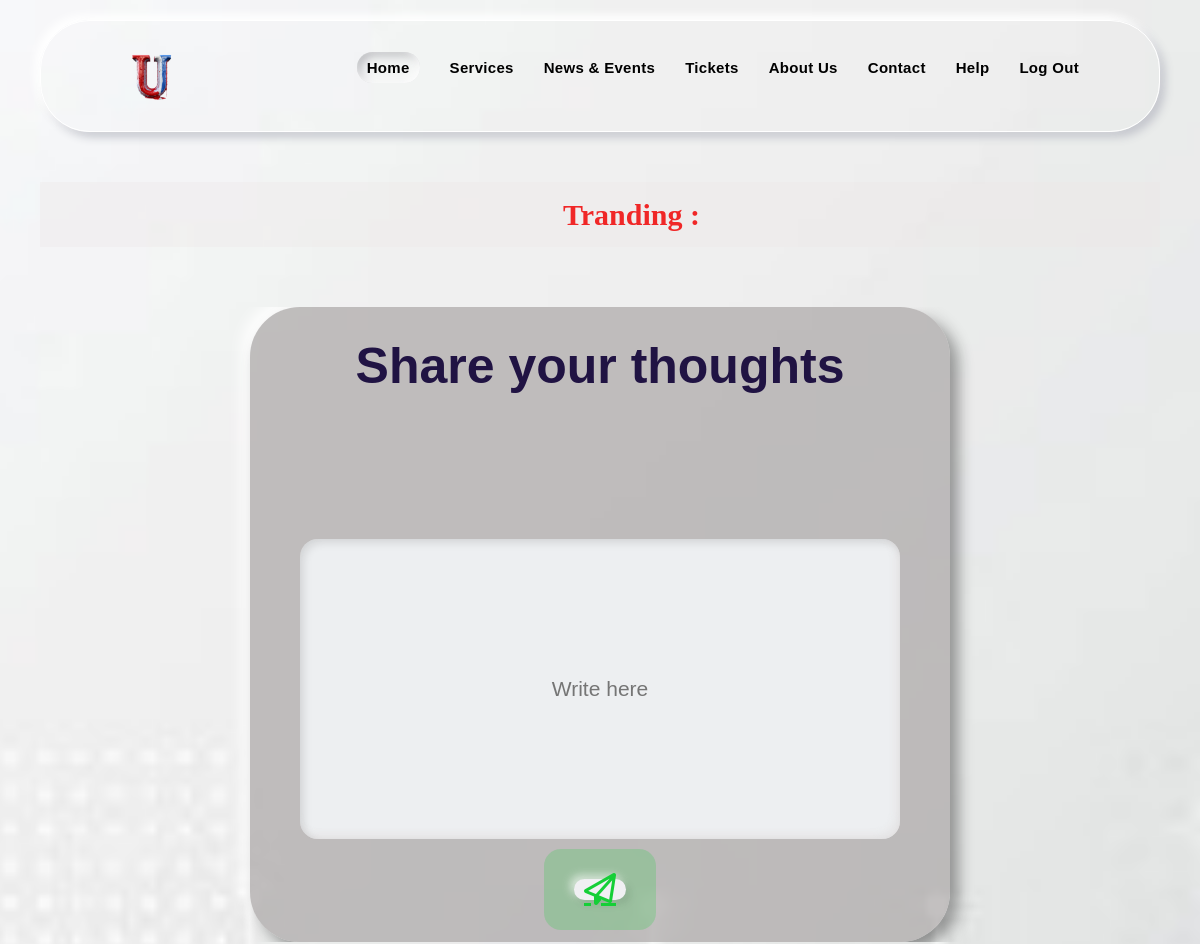
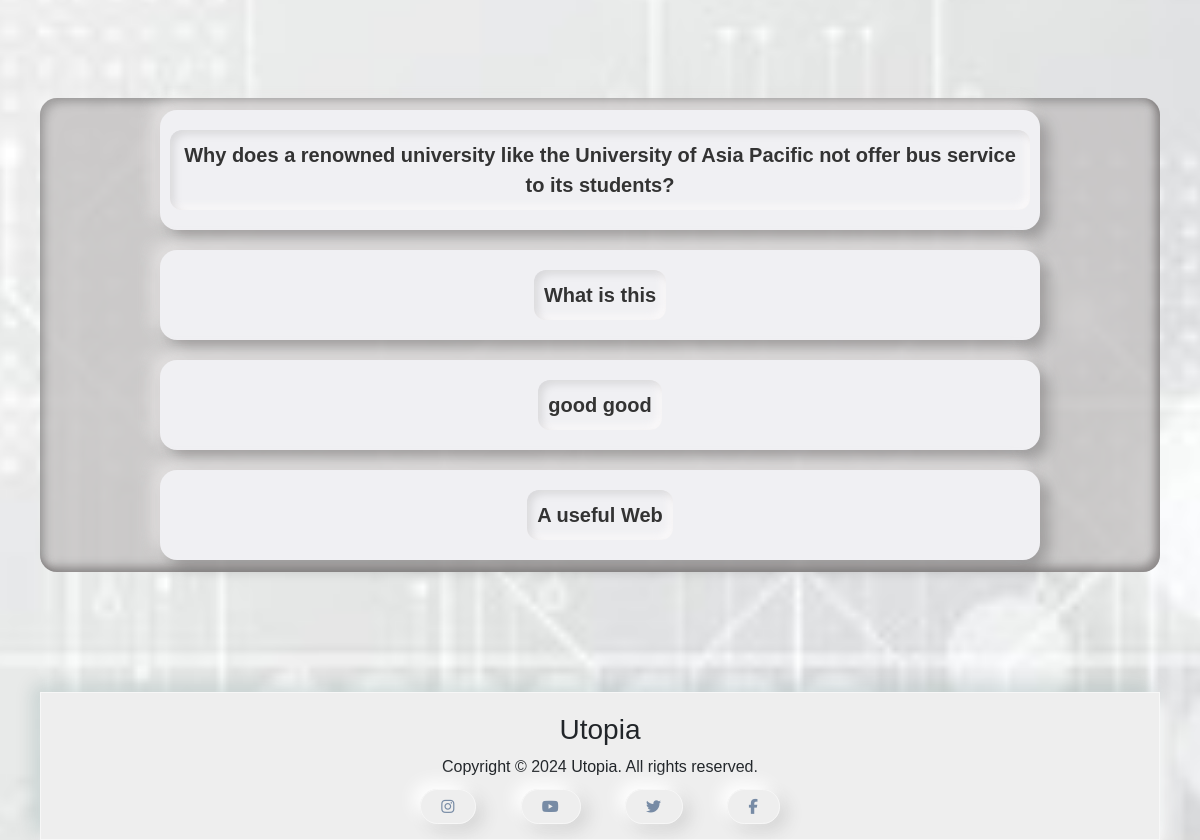
The page /Am_I_A_Citizen/ (signed in) on the database its author committed (2 pictures, top to bottom).
### application/models.py (models this page shows)
class PublicOpinions(models.Model):
    UserID = models.IntegerField()
    Opinion = models.TextField(primary_key=True)
    def __str__(self):
        return str(self.Opinion)

### application/views.py (the view, shortened to what this page needs)
# urls.py: path('Am_I_A_Citizen/',views.Am_I_A_CitizenPage,name='Am_I_A_CitizenPage'),
@login_required
def Am_I_A_CitizenPage(request):
    opinions = PublicOpinions.objects.all()
    api_key = '392d7f4dc8c84340adfd4248a825e0e5'
    newsapi = NewsApiClient(api_key=api_key)
    query_params = {
        'language': 'en',  # Language code (e.g., 'en' for English)
    }
    headlines = newsapi.get_top_headlines(**query_params)
    headlines = headlines['articles'][:10]
    context = {
        'NEWS': headlines,
        'PublicOpinion': opinions
    }
    return render(request, 'Am-I-A-CitizenPage.html', context)

### application/templates/Am-I-A-CitizenPage.html (shortened to what this page needs)
{% extends 'BasePage.html' %}
{% load static %}
{% block more-style %}
<link rel="stylesheet" href="{% static '/CSS/Am-I-A-CitizenPage/Am-I-A-CitizenPage.css' %}" />
{% endblock %}
{% block content %}
<div class="news">
  <p>Tranding :</p>
</div>
<div class="firstdiv">
  <form action="" method="post">
    <div class="frem">
      <p class="words">Share your thoughts</p>
      <input class="text-area" placeholder="Write here" type="text" name="Opinions" id="my-input" />
      <div class="bottom-cont">
        <button type="submit" name="save" value="confirm"><a href=""><i
              class="fa-regular fa-paper-plane fa-2xl"></i></a></button>
      </div>
    </div>
  </form>
</div>
<div class="message">
  {% for one in PublicOpinion %}
  <div class="show">
    <p>{{ one }}</p>
  </div>
  {% endfor %}
</div>
{% endblock %}

### application/static/CSS/BasePage/BasePage.css (style rules this page uses)
* { margin: 0; padding: 0; font-family: sans-serif; }
body { background-image: url("/static/MEDIA/IMAGE/Background.jpg"); background-size: cover ; background-repeat: no-repeat; background-attachment: fixed; background-position: bottom; margin: 0; padding: 20px 40px; margin-right: 0px; height: 100vh; overflow-y: auto; overflow-x: hidden; }

### application/static/CSS/Am-I-A-CitizenPage/Am-I-A-CitizenPage.css (style rules this page uses)
.firstdiv { width: auto; display: flex; flex-direction: column; justify-content: center; align-items: center; margin-bottom: 100px; margin-top: 60px; overflow: hidden; }
.frem { width: 700px; height: fit-content; background: #ada9a9b9; border-radius: 50px; display: flex; justify-content: center; text-align: center; align-items: center; flex-direction: column; padding: 12px; box-shadow: 8px 8px 15px rgba(22, 22, 22, 0.422), -8px -8px 15px rgba(255, 255, 255, 0.916); }
.words { height: 200px; font-size: 50px; font-weight: 900; cursor: pointer; color: rgba(21, 7, 59, 0.938); margin: 10px; }
.frem .text-area { width: 600px; height: 300px; overflow: auto; background: #edeff1; border-radius: 18px; border: none; outline: none; padding: 12px; color: #484848; font-size: 21px; font-family: sans-serif; align-items: center; justify-content: center; text-align: center; box-shadow: inset 4px 4px 8px rgba(0, 0, 0, 0.1), inset -4px -4px 8px rgba(224, 220, 220, 0.6); }
.text-area:empty::before { content: attr(data-placeholder); color: #7c7c7c; font-family: auto; }
.bottom-cont { width: fit-content; height: fit-content; display: flex; justify-content: space-evenly; align-items: center; flex-direction: row; margin-top: 10px; }
.bottom-cont a { display: flex; align-items: center; width: fit-content; height: fit-content; padding: 10px; border-radius: 17px; background: #f0f0f3; box-shadow: 4px 4px 8px rgba(0, 0, 0, 0.1), -4px -4px 8px rgba(255, 255, 255, 0.6); }
.bottom-cont button { border: none; text-decoration: none; background: #15cf3736; border-radius: 17px; padding: 10px; }
.bottom-cont a:nth-child(1) { margin: 20px; color: #15cf37; }
.news { background-color: rgba(235, 231, 231, 0.32); display: flex; font-weight: 900; justify-content: center; text-align: right; align-items: right; font-size: 30px; margin-top: 50px; }
.news p { margin: 10px auto; width: 200px; color: rgb(240, 39, 39); font-family: Georgia, 'Times New Roman', Times, serif; }
.show { display: flex; flex-direction: column; justify-content: center; align-items: center; text-align: center; border-radius: 17px; margin: 10px; background-color: #f0f0f3; box-shadow: 8px 8px 15px rgba(0, 0, 0, 0.235), -8px -8px 15px rgba(230, 228, 228, 0.815); padding: 10px; gap: 1px; width: 80%; }
.show p { font-weight: 700; font-size: 20px; margin: 10px 0; padding: 10px; color: #333; word-wrap: break-word; background-color: #f0f0f3; border-radius: 12px; box-shadow: inset 4px 4px 8px rgba(0, 0, 0, 0.1), inset -4px -4px 8px rgba(255, 252, 252, 0.733); }
.message { display: flex; flex-direction: column; justify-content: center; align-items: center; text-align: center; border-radius: 17px; padding: 2px 10px; background: #c3c0c0cb; box-shadow: inset 5px 5px 10px rgba(0, 0, 0, 0.205), inset -5px -5px 10px rgba(99, 93, 93, 0.6); margin-bottom: 120px; }

### rows shown on the page
PublicOpinions: Opinion "Why does a renowned university like the University of Asia Pacific not offer bus service to its students?"
PublicOpinions: Opinion "What is this"
PublicOpinions: Opinion "good good"
PublicOpinions: Opinion "A useful Web"
